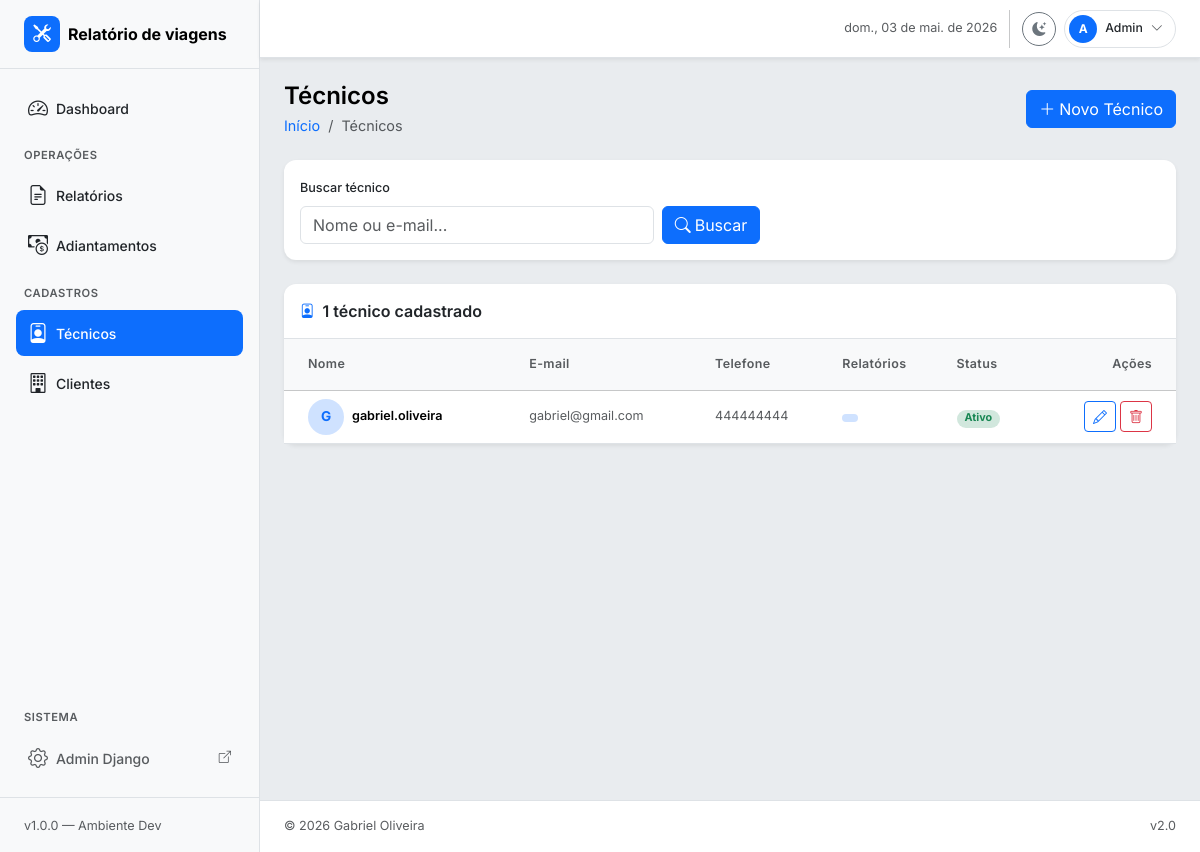
Before: /tecnicos/ with the older database file.
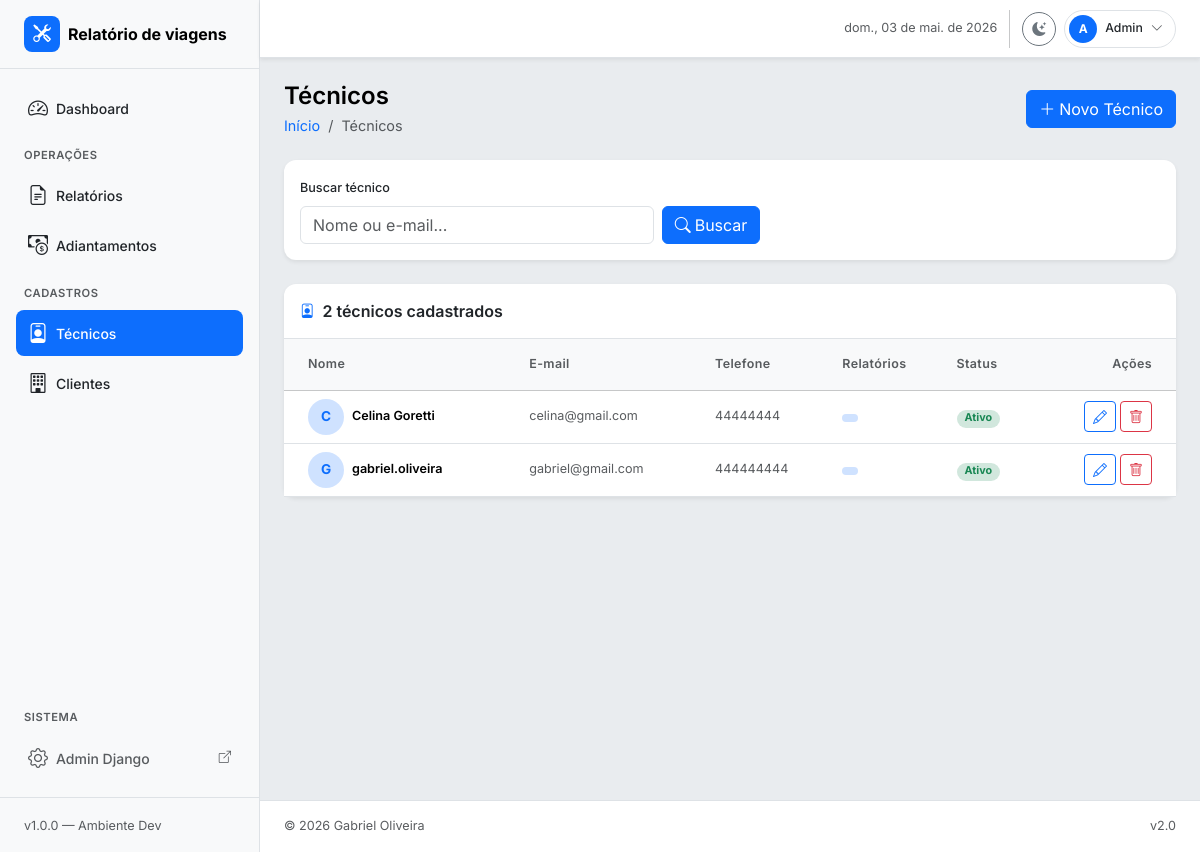
After: the same page with the newer database file.
### relatorios/models.py (models this page shows, shortened)
class Tecnico(models.Model):
    nome = models.CharField("Nome completo", max_length=150)
    email = models.EmailField("E-mail", unique=True)
    telefone = models.CharField("Telefone", max_length=20, blank=True)
    ativo = models.BooleanField("Ativo", default=True)
    criado_em = models.DateTimeField(auto_now_add=True)
    class Meta:
        verbose_name = "Técnico"
        verbose_name_plural = "Técnicos"
        ordering = ["nome"]

### relatorios/views.py (the view)
# urls.py: path("tecnicos/", views.TecnicoListView.as_view(), name="tecnico_list"),
class TecnicoListView(ListView):
    model = Tecnico
    template_name = "tecnicos/tecnico_list.html"
    context_object_name = "tecnicos"
    paginate_by = 20
    def get_queryset(self):
        qs = Tecnico.objects.all()
        busca = self.request.GET.get("busca", "").strip()
        if busca:
            qs = qs.filter(Q(nome__icontains=busca) | Q(email__icontains=busca))
        return qs
    def get_context_data(self, **kwargs):
        ctx = super().get_context_data(**kwargs)
        ctx["titulo_pagina"] = "Técnicos"
        ctx["busca"] = self.request.GET.get("busca", "")
        return ctx

### templates/tecnicos/tecnico_list.html (shortened to what this page needs)
{% extends "base.html" %}
{% block page_title %}Técnicos{% endblock %}
{% block breadcrumb %}
  <li class="breadcrumb-item">
    <a href="{% url 'relatorios:dashboard' %}" class="text-decoration-none">Início</a>
  </li>
  <li class="breadcrumb-item active">Técnicos</li>
{% endblock %}
{% block page_actions %}
  <a href="{% url 'relatorios:tecnico_create' %}" class="btn btn-primary d-flex align-items-center gap-1">
    <i class="bi bi-plus-lg"></i> Novo Técnico
  </a>
{% endblock %}
{% block content %}
<div class="card border-0 shadow-sm mb-4">
  <div class="card-body py-3">
    <form method="get" class="row g-2 align-items-end">
      <div class="col-12 col-md-5">
        <label class="form-label fw-medium small">Buscar técnico</label>
        <input type="text"
               name="busca"
               value="{{ busca }}"
               placeholder="Nome ou e-mail..."
               class="form-control">
      </div>
      <div class="col-auto d-flex gap-1">
        <button type="submit" class="btn btn-primary">
          <i class="bi bi-search me-1"></i>Buscar
        </button>
      </div>
    </form>
  </div>
</div>
<div class="card border-0 shadow-sm">
  <div class="card-header bg-transparent border-bottom py-3 d-flex align-items-center gap-2">
    <i class="bi bi-person-badge text-primary"></i>
    <h6 class="mb-0 fw-semibold">{{ tecnicos.count }} técnico{{ tecnicos.count|pluralize }} cadastrado{{ tecnicos.count|pluralize }}</h6>
  </div>
  <div class="card-body p-0">
    {% if tecnicos %}
    <div class="table-responsive">
      <table class="table table-hover align-middle mb-0">
        <thead class="table-light">
          <tr>
            <th class="ps-4 py-3 fw-semibold text-muted small">Nome</th>
            <th class="py-3 fw-semibold text-muted small">E-mail</th>
            <th class="py-3 fw-semibold text-muted small">Telefone</th>
            <th class="py-3 fw-semibold text-muted small">Relatórios</th>
            <th class="py-3 fw-semibold text-muted small">Status</th>
            <th class="py-3 fw-semibold text-muted small text-end pe-4">Ações</th>
          </tr>
        </thead>
        <tbody>
          {% for t in tecnicos %}
          <tr>
            <td class="ps-4">
              <div class="d-flex align-items-center gap-2">
                <div class="d-flex align-items-center justify-content-center rounded-circle bg-primary-subtle text-primary fw-bold"
                     style="width:36px;height:36px;font-size:.85rem;flex-shrink:0;">
                  {{ t.nome|first|upper }}
                </div>
                <span class="fw-semibold small">{{ t.nome }}</span>
              </div>
            </td>
            <td class="small text-muted">{{ t.email }}</td>
            <td class="small text-muted">{{ t.telefone|default:"—" }}</td>
            <td>
              <span class="badge bg-primary-subtle text-primary rounded-pill px-2">
              </span>
            </td>
            <td>
              {% if t.ativo %}
                <span class="badge bg-success-subtle text-success rounded-pill px-2">Ativo</span>
              {% else %}
                <span class="badge bg-secondary-subtle text-secondary rounded-pill px-2">Inativo</span>
              {% endif %}
            </td>
            <td class="text-end pe-4">
              <div class="d-flex gap-1 justify-content-end">
                <a href="{% url 'relatorios:tecnico_update' t.pk %}"
                   class="btn btn-sm btn-outline-primary" title="Editar">
                  <i class="bi bi-pencil"></i>
                </a>
                <a href="{% url 'relatorios:tecnico_delete' t.pk %}"
                   class="btn btn-sm btn-outline-danger" title="Excluir">
                  <i class="bi bi-trash"></i>
                </a>
              </div>
            </td>
          </tr>
          {% endfor %}
        </tbody>
      </table>
    </div>
    {% endif %}
  </div>
</div>
{% endblock %}

### templates/base.html (shortened to what this page needs)
<!DOCTYPE html>
<html lang="pt-br" data-bs-theme="light">
<head>
  <link href="https://cdn.jsdelivr.net/npm/bootstrap@5.3.3/dist/css/bootstrap.min.css" rel="stylesheet"/>
  <link href="https://cdn.jsdelivr.net/npm/bootstrap-icons@1.11.3/font/bootstrap-icons.css" rel="stylesheet"/>
  {% load static %}
  {% load l10n %}
  <link rel="stylesheet" href="{% static 'css/custom.css' %}"/>
</head>
<body hx-headers='{"X-CSRFToken": "{{ csrf_token }}"}'>
<div class="d-flex" id="app-wrapper">
  {% include "partials/_sidebar.html" %}
  <div class="flex-grow-1 d-flex flex-column" id="main-content">
    {% include "partials/_navbar.html" %}
    <main class="flex-grow-1 p-4 bg-body-secondary">
      <div class="d-flex align-items-center justify-content-between mb-4">
        <div>
          <h4 class="fw-semibold mb-0 text-body-emphasis">
            {% block page_title %}{% endblock %}
          </h4>
          <nav aria-label="breadcrumb" class="mt-1">
            <ol class="breadcrumb mb-0 small">
              {% block breadcrumb %}{% endblock %}
            </ol>
          </nav>
        </div>
        <div>{% block page_actions %}{% endblock %}</div>
      </div>
      {% block content %}{% endblock %}
    </main>
    <footer class="py-3 px-4 border-top bg-body text-muted small">
      <div class="d-flex justify-content-between">
        <span>© 2026 Gabriel Oliveira</span>
        <span>v2.0</span>
      </div>
    </footer>
  </div>
</div>
{% load static %}
</body>
</html>

### templates/partials/_sidebar.html
{% load static %}
<nav id="sidebar" class="d-flex flex-column flex-shrink-0 bg-body-tertiary border-end" style="width: 260px; min-height: 100vh;">
  <a href="{% url 'relatorios:dashboard' %}"
     class="d-flex align-items-center gap-2 px-4 py-3 text-decoration-none border-bottom">
    <div class="d-flex align-items-center justify-content-center rounded-3 bg-primary text-white"
         style="width:36px;height:36px;font-size:1.1rem;">
      <i class="bi bi-tools"></i>
    </div>
    <span class="fw-bold fs-6 text-body-emphasis">Relatório de viagens</span>
  </a>
  <ul class="nav nav-pills flex-column px-3 py-3 gap-1 flex-grow-1">
    <li class="nav-item">
      <a href="{% url 'relatorios:dashboard' %}"
         class="nav-link d-flex align-items-center gap-2
                {% if request.resolver_match.url_name == 'dashboard' %}active{% endif %}">
        <i class="bi bi-speedometer2 fs-5"></i>
        <span>Dashboard</span>
      </a>
    </li>
    <li class="mt-2 mb-1 px-2">
      <small class="text-uppercase text-muted fw-semibold" style="font-size:.7rem;letter-spacing:.05em;">
        Operações
      </small>
    </li>
    <li class="nav-item">
      <a href="{% url 'relatorios:relatorio_list' %}"
         class="nav-link d-flex align-items-center gap-2
                {% if 'relatorio' in request.resolver_match.url_name %}active{% endif %}">
        <i class="bi bi-file-earmark-text fs-5"></i>
        <span>Relatórios</span>
      </a>
    </li>
    <li class="nav-item">
      <a href="{% url 'relatorios:adiantamento_list' %}"
         class="nav-link d-flex align-items-center gap-2
                {% if 'adiantamento' in request.resolver_match.url_name %}active{% endif %}">
        <i class="bi bi-cash-coin fs-5"></i>
        <span>Adiantamentos</span>
      </a>
    </li>
    <li class="mt-2 mb-1 px-2">
      <small class="text-uppercase text-muted fw-semibold" style="font-size:.7rem;letter-spacing:.05em;">
        Cadastros
      </small>
    </li>
    <li class="nav-item">
      <a href="{% url 'relatorios:tecnico_list' %}"
         class="nav-link d-flex align-items-center gap-2
                {% if 'tecnico' in request.resolver_match.url_name %}active{% endif %}">
        <i class="bi bi-person-badge fs-5"></i>
        <span>Técnicos</span>
      </a>
    </li>
    <li class="nav-item">
      <a href="{% url 'relatorios:cliente_list' %}"
         class="nav-link d-flex align-items-center gap-2
                {% if 'cliente' in request.resolver_match.url_name %}active{% endif %}">
        <i class="bi bi-building fs-5"></i>
        <span>Clientes</span>
      </a>
    </li>
    <li class="flex-grow-1"></li>
    <li class="mb-1 px-2">
      <small class="text-uppercase text-muted fw-semibold" style="font-size:.7rem;letter-spacing:.05em;">
        Sistema
      </small>
    </li>
    <li class="nav-item">
      <a href="/admin/" target="_blank"
         class="nav-link d-flex align-items-center gap-2 text-body-secondary">
        <i class="bi bi-gear fs-5"></i>
        <span>Admin Django</span>
        <i class="bi bi-box-arrow-up-right ms-auto small"></i>
      </a>
    </li>
  </ul>
  <div class="px-4 py-3 border-top">
    <small class="text-muted">v1.0.0 — Ambiente Dev</small>
  </div>
</nav>

### templates/partials/_navbar.html (shortened to what this page needs)
<header class="navbar bg-body border-bottom px-4 py-2 sticky-top shadow-sm" style="z-index: 1020;">
  <div class="d-flex align-items-center gap-3 w-100">
    <div class="ms-auto d-flex align-items-center gap-2">
      <span class="text-muted small d-none d-lg-inline" id="current-date"></span>
      <button class="btn btn-sm btn-outline-secondary rounded-circle"
              id="theme-toggle"
              title="Alternar tema"
              style="width: 34px; height: 34px;">
        <i class="bi bi-moon-stars-fill" id="theme-icon"></i>
      </button>
      <div class="dropdown">
        <button class="btn btn-sm d-flex align-items-center gap-2 rounded-pill border"
                type="button"
                data-bs-toggle="dropdown"
                aria-expanded="false"
                style="padding: 4px 12px 4px 4px;">
          <div class="d-flex align-items-center justify-content-center rounded-circle bg-primary text-white fw-bold"
               style="width: 28px; height: 28px; font-size: .75rem;">
            {% if request.user.is_authenticated %}
              {{ request.user.get_short_name|default:request.user.username|first|upper }}
            {% else %}
              A
            {% endif %}
          </div>
          <span class="small fw-medium d-none d-md-inline">
            {% if request.user.is_authenticated %}
              {{ request.user.get_short_name|default:request.user.username }}
            {% else %}
              Admin
            {% endif %}
          </span>
          <i class="bi bi-chevron-down small text-muted"></i>
        </button>
      </div>
    </div>
  </div>
</header>

### static/css/custom.css (style rules this page uses)
body { font-family: 'Inter', sans-serif; font-size: .9rem; }
.table thead th { background-color: var(--bs-tertiary-bg); color: var(--bs-secondary-color); }
#sidebar { transition: width 0.25s ease; }
#sidebar .nav-link { border-radius: .5rem; padding: .5rem .75rem; font-size: .875rem; font-weight: 500; color: var(--bs-body-color); transition: background-color .15s ease, color .15s ease; }
#sidebar .nav-link.active { background-color: var(--bs-primary); color: #fff !important; }
#sidebar .nav-link.active i { color: #fff !important; }
.card { border-radius: .75rem; transition: box-shadow .2s ease, transform .15s ease; }
.table th { font-size: .78rem; letter-spacing: .03em; }
header.navbar { min-height: 58px; }
.bg-body-secondary { min-height: calc(100vh - 58px); }

Changed rows visible on the page:
added Tecnico: nome|first "C", nome "Celina Goretti", email "celina@gmail.com", telefone "44444444", ativo "Ativo"
Other visible differences:
{{ tecnicos.count }}: "1" → "2"
